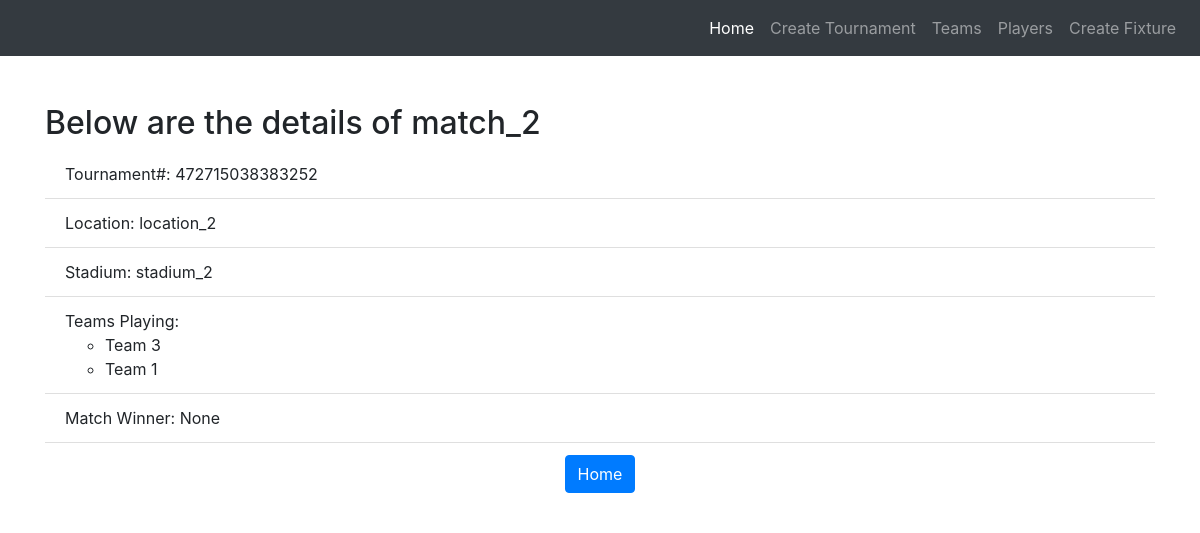
Page /match/54 on the committed database.
### cricapp/models.py (models this page shows)
class Match(models.Model):
    team1 = models.ForeignKey(
        Team, on_delete=models.CASCADE, related_name='team1')
    team2 = models.ForeignKey(
        Team, on_delete=models.CASCADE, related_name='team2')
    match_number = models.CharField(max_length=128)
    level = models.CharField(max_length=100, blank=True, null=True)
    tournament_id = models.CharField(max_length=255)
    team_winner = models.ForeignKey(
        Team, on_delete=models.CASCADE, related_name='team_winner', blank=True, null=True)
    location = models.CharField(max_length=128)
    stadium = models.CharField(max_length=128)
    created_at = models.DateTimeField(auto_now_add=True, editable=False)
    modified_at = models.DateTimeField(auto_now=True, editable=False)
    class Meta:
        verbose_name_plural = "Matches"

class Team(models.Model):
    name = models.CharField(max_length=255)
    logo_uri = models.CharField(max_length=2048)
    club_state = models.CharField(max_length=255)
    points = models.PositiveIntegerField(default=0)
    created_at = models.DateTimeField(auto_now_add=True, editable=False)
    modified_at = models.DateTimeField(auto_now=True, editable=False)
    class Meta:
        verbose_name_plural = "Teams"
    def __str__(self):
        return self.name

### cricapp/views.py (the view)
def match_details(request, pk):
    match = get_object_or_404(Match, pk=pk)
    context = {'match': match}
    return render(request, 'matches/detail.html', context)

### cricapp/templates/matches/detail.html
{% extends 'base.html' %}
{% block content %}
<h2>Below are the details of {{ match.match_number }}</h2>
<ul class="list-group list-group-flush">
    <li class="list-group-item">
        Tournament#: {{ match.tournament_id }}
    </li>
    <li class="list-group-item">
        Location: {{ match.location }}
    </li>
    <li class="list-group-item">
        Stadium: {{ match.stadium }}
    </li>
    <li class="list-group-item">
        Teams Playing:
        <ul>
            <li>{{match.team1}}</li>
            <li>{{match.team2}}</li>
        </ul>
    </li>
    <li class="list-group-item">
        Match Winner: {{ match.team_winner }}
    </li>
    <li class="list-group-item mx-auto">
        <a class="btn btn-primary" href="{% url 'cricapp:home' %}"> Home </a>
    </li>
</ul>
{% endblock content %}

### rows in the picture
Match: match_number "match_2", tournament_id "472715038383252", location "location_2", stadium "stadium_2", team1 "Team 3", team2 "Team 1", team_winner "None"
